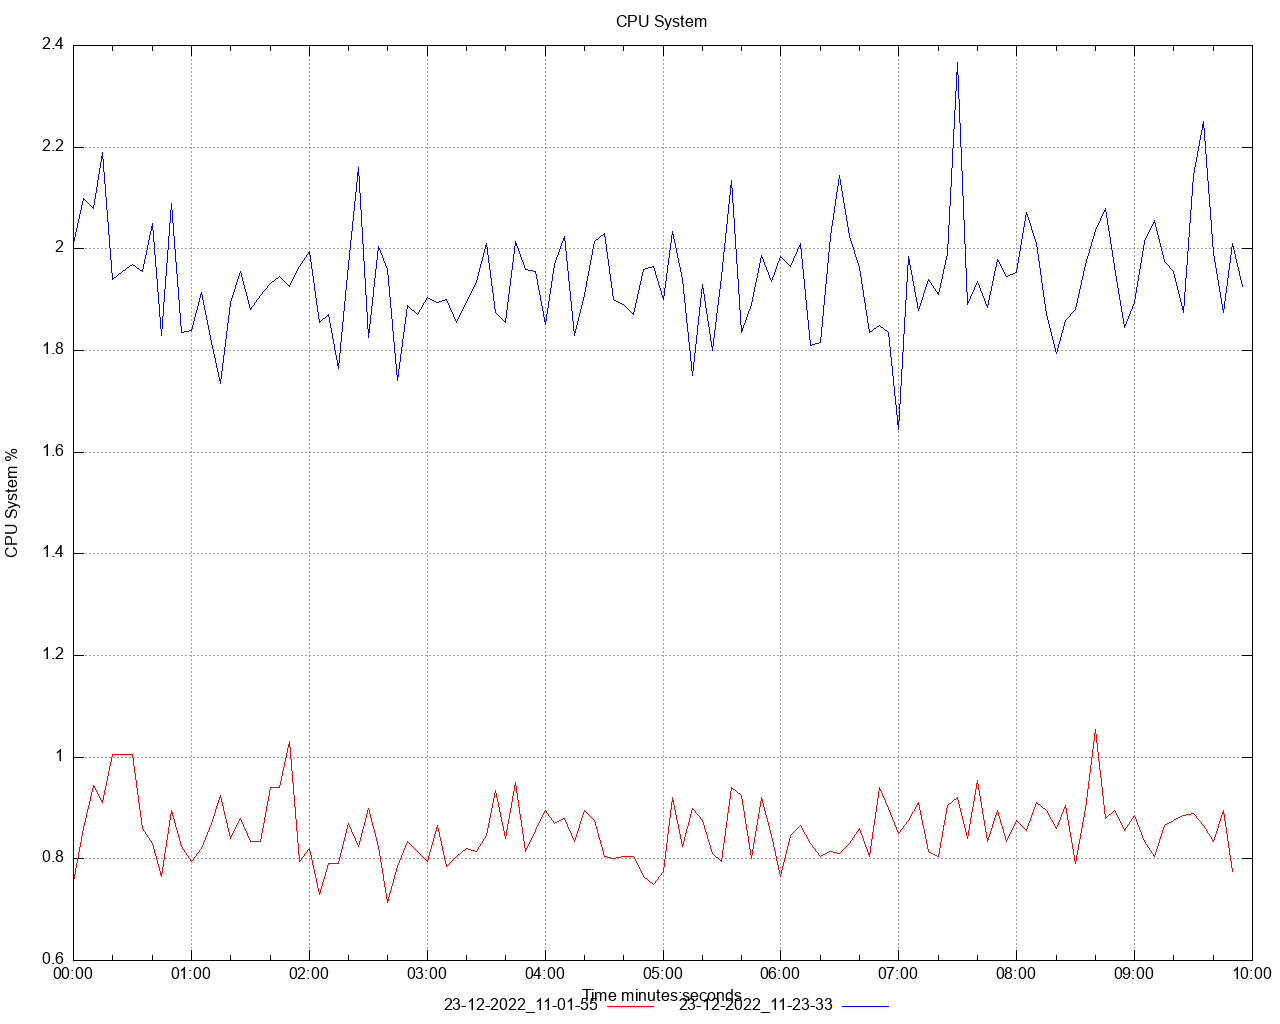

Here is the gnuplot script that generated this plot:
set title 'CPU System' noenhanced
set style data lines
set datafile separator ","
set terminal png size 1280,1024
set grid
set key below
set xdata time
set timefmt "%s"
offset = 0
t0(x)=(offset=($0==0) ? x : offset, x - offset)
set xlabel 'Time minutes:seconds'
set ylabel 'CPU System %'
set output '/Users/ahmet.mircik/Workspace/python/hazelcast-simulator/offload-benchmarks/report/dstat/cpu_system_A3.png'
plot \
   '/Users/ahmet.mircik/Workspace/python/hazelcast-simulator/offload-benchmarks/report/data/cpu_system_A3_1.data' using (t0(timecolumn(1))):2 title "23-12-2022_11-01-55" noenhanced lt rgb "red", \
   '/Users/ahmet.mircik/Workspace/python/hazelcast-simulator/offload-benchmarks/report/data/cpu_system_A3_2.data' using (t0(timecolumn(1))):2 title "23-12-2022_11-23-33" noenhanced lt rgb "blue", \
